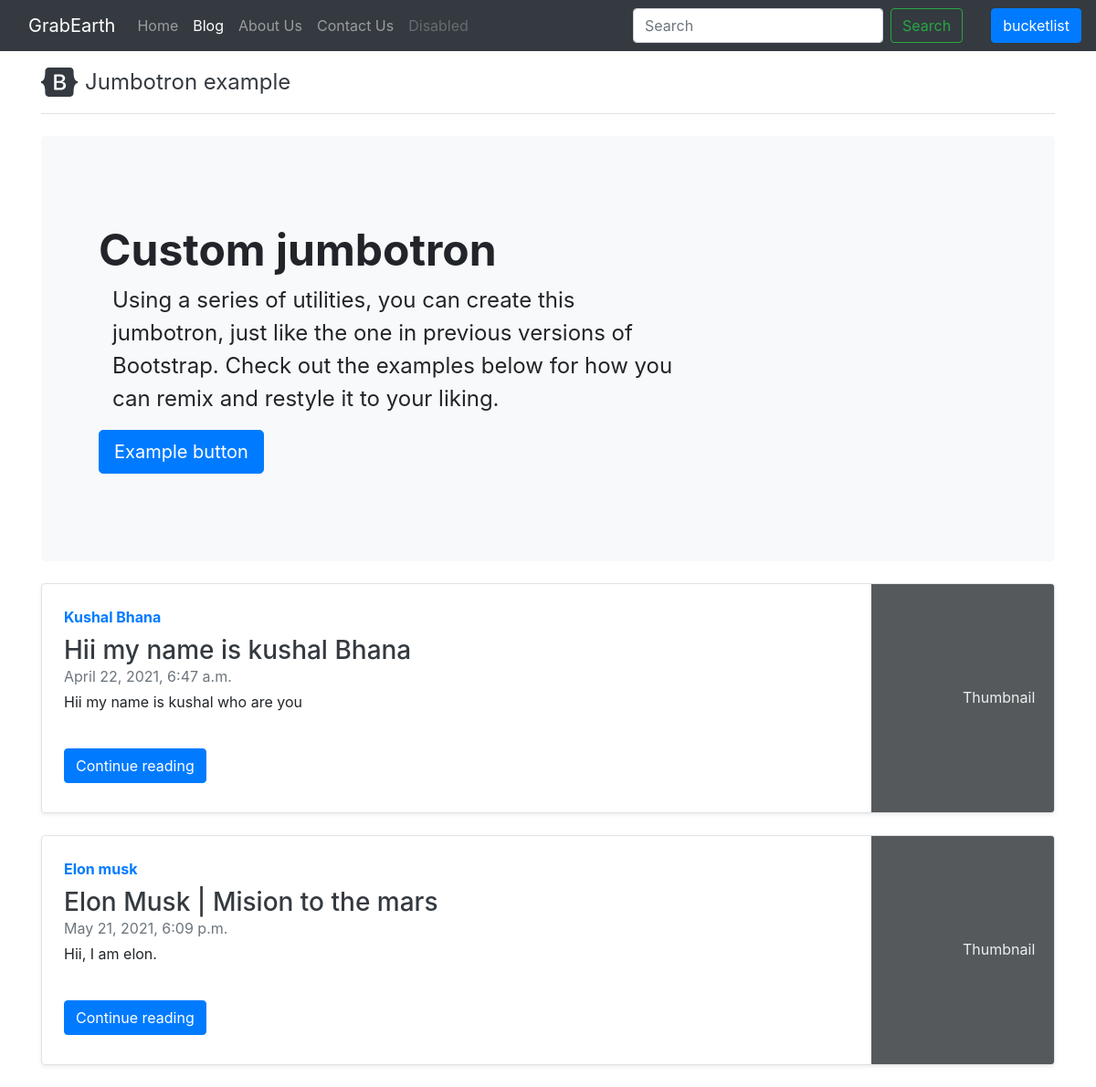
Page /blog/ (signed in) on the committed database.
### blog/models.py (models this page shows, shortened)
class Post(models.Model):
    sno=models.AutoField(primary_key=True)
    title=models.CharField(max_length=255)
    author=models.CharField(max_length=14)
    slug=models.CharField(max_length=130)
    timeStamp=models.DateTimeField(blank=True)
    content=models.TextField()

### blog/views.py (the view)
# urls.py: path('', views.BlogHome, name="BlogHome"),
def BlogHome(request):
    allPosts= Post.objects.all()
    context={'allPosts': allPosts}
    return render(request, 'blog/bloghome.html', context)

### templates/blog/bloghome.html (shortened to what this page needs)
{% extends 'base.html' %}
{% block blogactive %}active{% endblock blogactive %}
{% block body %}
<div class='container'>
    <header class="pb-3 mb-4 border-bottom mt-3">
        <a href="/" class="d-flex align-items-center text-dark text-decoration-none">
            <span class="fs-4">Jumbotron example</span>
        </a>
    </header>
    <div class="p-5 mb-4 bg-light rounded-3">
        <div class="container-fluid py-5">
            <h1 class="display-5 fw-bold">Custom jumbotron</h1>
            <p class="col-md-8 fs-4">Using a series of utilities, you can create this jumbotron, just like the one in
                previous versions of Bootstrap. Check out the examples below for how you can remix and restyle it to
                your liking.</p>
            <button class="btn btn-primary btn-lg" type="button">Example button</button>
        </div>
    </div>
    {% for post in allPosts %}
    <div
        class="row no-gutters border rounded overflow-hidden flex-md-row mb-4 shadow-sm h-md-250 my-4 position-relative">
        <div class="col p-4 d-flex flex-column position-static">
            <strong class="d-inline-block mb-2 text-primary">{{post.author}}</strong>
            <h3 class="mb-0"> <a class='text-dark' href="/blog/{{post.slug}}">{{post.title}}</a></h3>
            <div class="mb-1 text-muted">{{post.timeStamp}}</div>
            <p class="card-text mb-auto">{{post.content | truncatechars:'500'}}</p>
            <div class="my-2">
                <a href="{{post.slug}}" role="button" class="btn btn-primary">Continue reading</a>
            </div>
        </div>
        <div class="col-auto d-none d-lg-block">
            <svg class="bd-placeholder-img" width="200" height="250" xmlns="http://www.w3.org/2000/svg"
                preserveAspectRatio="xMidYMid slice" focusable="false" role="img" aria-label="Placeholder: Thumbnail">
                <rect width="100%" height="100%" fill="#55595c"></rect><text x="50%" y="50%" fill="#eceeef"
                    dy=".3em">Thumbnail</text>
            </svg>
        </div>
    </div>
    {% endfor %}
</div>
{% endblock body %}

### templates/base.html (shortened to what this page needs)
<!doctype html>
<html lang="en">
<head>
  <link href="https://cdn.jsdelivr.net/npm/bootstrap@5.0.0-beta3/dist/css/bootstrap.min.css" rel="stylesheet"
>
    <link rel="stylesheet" href="https://maxcdn.bootstrapcdn.com/bootstrap/4.0.0/css/bootstrap.min.css"
>
    <link href="https://use.fontawesome.com/releases/v5.0.6/css/all.css" rel="stylesheet">
    <link href="//maxcdn.bootstrapcdn.com/bootstrap/4.0.0/css/bootstrap.min.css" rel="stylesheet" id="bootstrap-css">
  </head>
  <body>
     <link href="https://maxcdn.bootstrapcdn.com/font-awesome/4.3.0/css/font-awesome.min.css" rel="stylesheet">
  <nav class="navbar navbar-expand-lg navbar-dark bg-dark">
    <div class="container-fluid">
      <a class="navbar-brand" href="/">GrabEarth</a>
      <div class="collapse navbar-collapse" id="navbarSupportedContent">
        <ul class="navbar-nav me-auto mb-2 mb-lg-0">
          <li class="nav-item">
            <a class="nav-link {% block homeactive %} {% endblock homeactive %}" aria-current="page" href="/">Home</a>
          </li>
          <li class="nav-item">
            <a class="nav-link {% block blogactive %} {% endblock blogactive %}" href="/blog">Blog</a>
          </li>
          <li class="nav-item">
            <a class="nav-link {% block aboutactive %} {% endblock aboutactive %}" href="/about">About Us</a>
          </li>
          <li class="nav-item">
            <a class="nav-link {% block contactactive %} {% endblock contactactive %}" href="/contact">Contact Us</a>
          </li>
          <li class="nav-item">
            <a class="nav-link disabled" href="#" tabindex="-1" aria-disabled="true">Disabled</a>
          </li>
        </ul>
        <form class="d-flex mx-3" action='/search/' method='get'>
          <input class="form-control me-2" type="search" name='search' id='search' placeholder="Search"
            aria-label="Search">
          <button class="btn btn-outline-success" type="submit">Search</button>
        </form>
      </div>
    </div>
    {% if user.is_authenticated %}
    {%if user.first_name == 'advertizer' %}
    <a class="btn btn-primary" href="/client/" role="button">{{request.user}}</a>
    {%else%}
    <a class="btn btn-primary" href="/user/profile" role="button">{{request.user}}</a>
      {%endif%}
    {% endif %}
  </nav>
  {% block body %}{% endblock body %}
</body>
</html>

### templates/base.html (style rules this page uses)
a { text-decoration: none; }

### rows in the picture
Post: author "Kushal Bhana", title "Hii my name is kushal Bhana", timeStamp "April 22, 2021, 6:47 a.m.", content "Hii my name is kushal who are you"
Post: author "Elon musk", title "Elon Musk | Mision to the mars", timeStamp "May 21, 2021, 6:09 p.m.", content "Hii, I am elon."

### other values in the picture
{{ request.user }} "bucketlist"
